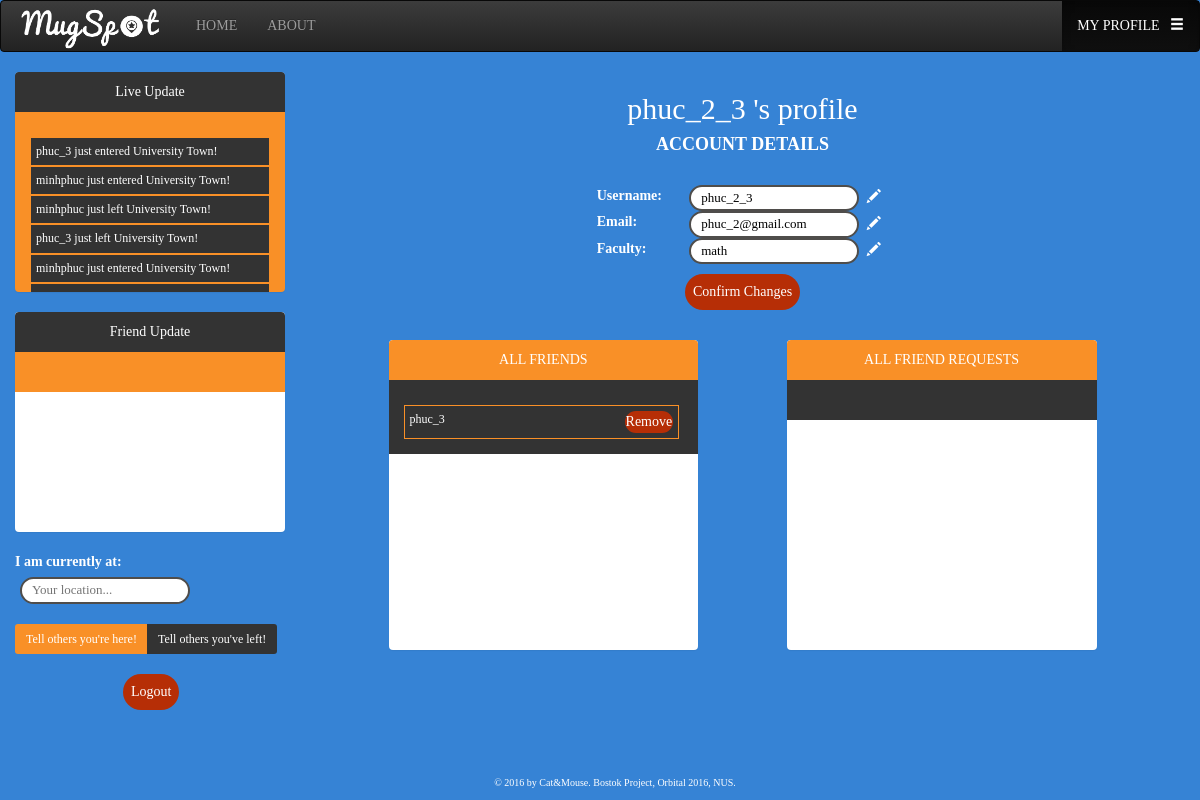
/mugspot/usrprof/20/ (signed in), run on the app's committed database.
### mugspot/models.py (models this page shows, shortened)
class LiveUpdate(models.Model):
	username = models.CharField(max_length=200, default="")
	status = models.BooleanField(default=True)
	date_time = models.DateTimeField(default=timezone.now)
	place = models.ForeignKey(MugSpot,
		on_delete=models.CASCADE,
		blank=True,
		null=True,
		)

class MugSpot(models.Model):
	ancestor_spot = models.ForeignKey(
		'self',
		on_delete=models.CASCADE,
		null=True,
		blank=True,
		)
	spot_name = models.CharField(max_length=200)
	capacity = models.IntegerField(default=0)
	occupied = models.IntegerField(default=0)
	detail_lvl = models.IntegerField(default=0)
	lat_lmt_min = models.FloatField(default=0)
	lat_lmt_max = models.FloatField(default=0)
	lng_lmt_min = models.FloatField(default=0)
	lng_lmt_max = models.FloatField(default=0)

class Person(models.Model):
	user = models.OneToOneField(User,
							on_delete=models.CASCADE,
							primary_key=True,
							default=None,
							)
	friends = models.ManyToManyField('self', blank=True, default=None)
	faculty = models.CharField(max_length=200, default=None)

### mugspot/views.py (the view)
# urls.py: url(r'^usrprof/(?P<user_id>[0-9]+)/$', views.user_profile_view, name='user_profile_view'),
@login_required # Still incomplete -- research more
def user_profile_view(request, user_id=0):
	user = User.objects.filter(id=user_id)[0]
	stalker = request.user
	user_indicator = 0 # Used to check if the user is logged in
	if (stalker.is_authenticated()):
		user_indicator = 1
	else:
		user_indicator = 0
	if request.method == 'GET':
		person = Person.objects.filter(user=user)[0]
		account_form = AccountDetailForm(initial={
			'user_name': user.username,
			'user_email': user.email,
			'user_faculty': person.faculty,
		}) # Display user account detail
		location_form = LocationForm() # Display location box for user to type into
		live_update_list = LiveUpdate.objects.all().order_by('date_time') # Display live update list
		friend_update_list = FriendUpdate.objects.filter(receiver=user).order_by('date_time') # Display friend update list
		if len(friend_update_list) > 20:
			friend_update_list = friend_update_list[:20]
		friend_request_list = FriendRequest.objects.filter(receiver=user).order_by('-date_time') # Display friend request list
		friend_list = person.friends.all() # Display all friends list
		addfriend_indicator = 0 # Help decide the status of the add friend button
		person_2 = Person.objects.filter(user=stalker)[0]
		if (person_2 in friend_list):
			addfriend_indicator = 2 # stalker and user whose profile being shown are friends
		else:
			relevant_request = FriendRequest.objects.filter(sender=stalker,receiver=user)
			if len(relevant_request) == 0:
				addfriend_indicator = 0 # stalker has not added user whose profile is being shown as a friend
			else:
				addfriend_indicator = 1 # stalker has added user whose profile is being shown as a friend
		return render(request, 'mugspot/userprofile.html', {
				'live_update_list':live_update_list,
				'friend_update_list': friend_update_list,
				'location_form': location_form,
				'account_form': account_form,
				'friend_list': friend_list,
				'friend_request_list': friend_request_list,
				'user_prof': user,
				'stalker': stalker,
				'user_indicator': user_indicator,
				'addfriend_indicator': addfriend_indicator,
			})

### mugspot/forms.py
class LocationForm(forms.Form):
	user_location = forms.CharField(label='Location', max_length=200)

class AccountDetailForm(forms.Form):
	user_name = forms.CharField(label='Username', max_length=200, disabled=True)
	user_email = forms.EmailField(label='Email', max_length=254, disabled=True)
	user_faculty = forms.CharField(label='Faculty', max_length=200, disabled=True)
	class Meta:
		model = User # Specify the model that this form is related to?
		fields = ['user_name', 'user_email', 'user_faculty']
		widgets = {
			'user_name': forms.TextInput(
					attrs={'id':'User-username', 'required':False, 'style': 'width:100%;height:20px;border-radius:30px;border:0px;',}
				),
			'user_email': forms.EmailInput(
					attrs={'id':'User-useremail', 'required':False, 'style': 'width:100%;height:20px;border-radius:30px;border:0px;',}
				),
			'user_faculty': forms.TextInput(
					attrs={'id':'User-userfaculty', 'required':False, 'style': 'width:100%;height:20px;border-radius:30px;border:0px;',}
				),
		}

### mugspot/templates/mugspot/userprofile.html (shortened to what this page needs)
<!DOCTYPE html>
<html lang="en">
	<head>
		<link rel="stylesheet" href="https://maxcdn.bootstrapcdn.com/bootstrap/3.3.6/css/bootstrap-theme.min.css">
		<link rel="stylesheet" href="https://maxcdn.bootstrapcdn.com/bootstrap/3.3.6/css/bootstrap.min.css">
	</head>
	<body>
		{% load staticfiles %}
		<nav class="navbar navbar-inverse">
	  		<div class="container-fluid">
    			<div class="navbar-header">
					<a class="navbar-brand" href="{% url 'mugspot:index' %}"><img src="{% static 'mugspot/logo.png' %}" width="150" height="45" style="position: relative; top:-10px; "  alt="Logo"></a>
				</div>
    			<div class="nav navbar-nav">
      				<li><a href = "{% url 'mugspot:index' %}">HOME</a></li>
      				<li><a href="{% url 'mugspot:about' %}"> ABOUT </a></li>
    			</div>
    			<div class="nav navbar-nav navbar-right">
        			<li class="active"> <a href="{% url 'mugspot:user_profile_view' user_prof.id %}"> MY PROFILE &nbsp; <span class="glyphicon glyphicon-menu-hamburger"></span></a> </li>
      			</div>
  			</div>
		</nav>
		<div class="row">
			<div class="container-fluid">
				<div class = "col-md-3" style="padding:0px;">
					<div class="container-fluid">
						{% if user_indicator == 0 %}
						<div class="panel panel-default" style="height:310px;" >
							<div class="panel-heading"> Live Update </div>
							<div class="panel-body">
								<div id="live_update">
									<ul>
									{% for live_update_element in live_update_list %}
										{% if live_update_element.place == null and live_update_element.status == True %}
										<li>
											{{ live_update_element.username }} just entered a new MugSpot!
										</li>
											{% elif live_update_element.place == null and live_update_element.status != True %}
										<li>
											{{ live_update_element.username }} just left a new MugSpot!
										</li>
											{% elif live_update_element.place != null and live_update_element.status != True %}
										<li>
											{{ live_update_element.username }} just left {{ live_update_element.place.spot_name }}!
										</li>
											{% else %}
										<li>
											{{ live_update_element.username }} just entered {{ live_update_element.place.spot_name }}!
										</li>
											{% endif %}
										{% endfor %}
									</ul>
								</div>
							</div>
						</div>
						<div class="panel panel-default" style ="height:310px;">
							<div class="panel-heading"> Friend Update </div>
							<div class="panel-body">
								<div id="friend_update">
									<ul>
										{% for friend_update in friend_update_list %}
										{% if friend_update.mug_spot == "" and friend_update.status == True %}
										<li>
											{{ friend_update.sender.username }} just entered a new Mug Spot!
										</li>
										{% elif friend_update.mug_spot == "" and friend_update.status != True %}
										<li>
											{{ friend_update.sender.username }} just left a new Mug Spot!
										</li>
										{% elif friend_update.mug_spot != "" and friend_update.status != True %}
										<li>
											{{ friend_update.sender.username }} just left {{ friend_update.mug_spot }}!
										</li>
										{% else %}
										<li>
											{{ friend_update.sender.username }} just entered {{ friend_update.mug_spot }}!
										</li>
										{% endif %}
										{% endfor %}
									</ul>
								</div>
							</div>
						</div>
						{% else %}
						<div class="panel panel-default" style="height:220px;" >
							<div class="panel-heading"> Live Update </div>
							<div class="panel-body">
								<div id="live_update">
									<ul>
									{% for live_update_element in live_update_list %}
										{% if live_update_element.place == null and live_update_element.status == True %}
										<li>
											{{ live_update_element.username }} just entered a new MugSpot!
										</li>
											{% elif live_update_element.place == null and live_update_element.status != True %}
										<li>
											{{ live_update_element.username }} just left a new MugSpot!
										</li>
											{% elif live_update_element.place != null and live_update_element.status != True %}
										<li>
											{{ live_update_element.username }} just left {{ live_update_element.place.spot_name }}!
										</li>
											{% else %}
										<li>
											{{ live_update_element.username }} just entered {{ live_update_element.place.spot_name }}!
										</li>
											{% endif %}
										{% endfor %}
									</ul>
								</div>
							</div>
						</div>
						<div class="panel panel-default" style ="height:220px;">
							<div class="panel-heading"> Friend Update </div>
							<div class="panel-body">
							</div>
						</div>
						<div id="myLocation">
							<form action="{% url 'mugspot:user_profile_view' %}" method="POST">
								<div class="fieldWrapper">
									<label> I am currently at: </label>
									<input type="text" value="{{ location_form.location_name }}" placeholder="Your location..." onfocus="this.placeholder = ''" onblur="this.placeholder = 'Your location...'" />
								</div>
							</form>
						</div>
						<br>
						<div class="btn-group btn-group-sm" role="group" aria-label="...">
							<button type="button" class="btn btn-secondary" style="background-color: #F99027"><a href="{% url 'mugspot:tellfriendsview' %}">Tell others you're here!</a></button>
							<button type="button" class="btn btn-secondary" style="background-color: #333333;"><a href="{% url 'mugspot:tellfriendsview' %}">Tell others you've left!</a></button>
						</div>
						<button type="submit" class="btn" style="background-color:#B62E06; margin-left:40%;"> <a href="{% url 'mugspot:logout' %}"> Logout </a></button>
						{% endif %}
				   		<div class="bottom-default"> &copy; 2016 by Cat&Mouse. Bostok Project, Orbital 2016, NUS. </div>
					</div>
				</div>
			{% if stalker.username == user_prof.username %}
			<div class = "col-md-9" style="padding-left:0px">
				<h2 style="text-align:center"> {{ user_prof.username }} 's profile </h2>
				<div class="box">
					<h4> <b> ACCOUNT DETAILS </b></h4> <br>
					<div id="myAccountInfo">
						<form action="{% url 'mugspot:user_profile_view' %}" method="POST" id="accInfoForm">
							<table align="center">
								<col style="width:30%">
								<col style="width:60%">
								<col style="width:10%">
								<tr>
									<div class="fieldWrapper">
										<td style="text-align:left"> <label for="{{ account_form.user_name.id_for_label }}">Username:</label> </td>
										<td> {{ account_form.user_name }} </td>
										<td> <span class="
glyphicon glyphicon-pencil" size="50%"> </span></td>
									</div>
								</tr>
								<tr>
									<div class="fieldWrapper">
										<td style="text-align:left"> <label for="{{ account_form.user_email.id_for_label }}">Email:</label> </td>
										<td> {{ account_form.user_email }} </td>
										<td> <span class="
glyphicon glyphicon-pencil" size="50%"> </span></td>
									</div>
								</tr>
								<tr>
									<div class="fieldWrapper">
										<td style="text-align:left"> <label for="{{ account_form.user_faculty.id_for_label }}">Faculty:</label> </td>
										<td> {{ account_form.user_faculty }} </td>
										<td> <span class="
glyphicon glyphicon-pencil" size="50%"> </span></td>
									</div>
								</tr>
							</table>
							<p class="bs-component">
								<center>
									<button type="submit" class="btn" value="confirm_change" style="background-color:#B62E06;""> Confirm Changes</button>
								</center>
							</p>
						</form>
					</div>
				</div>
				<div class="box">
				    <div class="panel panel-default" style="height:310px;width:35%;margin-left:10%; margin-right:5%;float:left;">
						<div class="panel-heading" style="background-color:#F99027 !important;"> ALL FRIENDS </div>
							<div class="panel-body" style="background-color:#333333">
								<div id="friendlist">
									<ul>
										{% for friend in friend_list %}
										<li style="width:115%">
											<a href="{% url 'mugspot:user_profile_view' friend.user.id %}" style="color:white;text-decoration:none;;">{{ friend.user.username }}</a>
											<button type="submit" class="btn" style="background-color:#B62E06; float:right;padding:0px;margin-bottom:0px;"> Remove</button>
										</li>
											{% endfor %}
									</ul>
								</div>
							</div>
						</div>
					<div class="panel panel-default" style="height:310px;width:35%; margin-left:5%; margin-right:10%;float:right" >
						<div class="panel-heading" style="background-color:#F99027 !important;"> ALL FRIEND REQUESTS </div>
						<div class="panel-body" style="background-color:#333333">
						</div>
					</div>
				</div>
			</div>
			{% endif %}
				</div>
			</div>
	</body>
</html>

### mugspot/templates/mugspot/userprofile.html (style rules this page uses)
.panel { text-align: center; border: none; overflow: scroll; }
.panel > .panel-heading { background-image: none; background-color: #333333!important; color: white; border: none; }
.panel > .panel-body { background-image: none; background-color: #F99027; color: white; border: none; overflow-:scroll; }
.btn { border-radius: 50px; background-image: none; color: white; padding:7px; margin-bottom:20px; right:0%; -webkit-appearance:none; }
.btn > a { color:white; text-decoration: none; }
.bottom-default { position: fixed; bottom: 10px; font-size: 10px; color: white; width: 100%; text-align: center; }
input[type] { width: 170px; border: 2px solid; border-color:#4F4D4B ; font-size: 13px; background-color: white; padding: 2px 10px 2px 10px; -webkit-transition: width 0.4s ease-in-out; transition: width 0.4s ease-in-out; margin-left:5px; border-radius: 30px; color: black; display:inline; }
a { color: #4494E8; }
body { background-color:#3683D5; width: 100%; height: 100%; font-family: "Palatino Linotype", "Book Antiqua", Palatino, serif; overflow: scroll; color: white; }
ul { list-style:none; }
ul li { float:left; width:120%; padding:5px; margin-left: -40px; margin-right: 40px; text-align: left; font-size:12px; border:1px solid ; border-color: #F99027; background-color: #333333; }
tr { padding-bottom: 5px; }
.box { width:100%; text-align: center; }

### data on the page
LiveUpdate: username "phuc_3", place.spot_name "University Town"
LiveUpdate: username "minhphuc", place.spot_name "University Town"
LiveUpdate: username "minhphuc", place.spot_name "University Town"
LiveUpdate: username "phuc_3", place.spot_name "University Town"
LiveUpdate: username "minhphuc", place.spot_name "University Town"
Person: user.username "phuc_3"

### other printed values
{{ user_prof.username }} "phuc_2_3"
